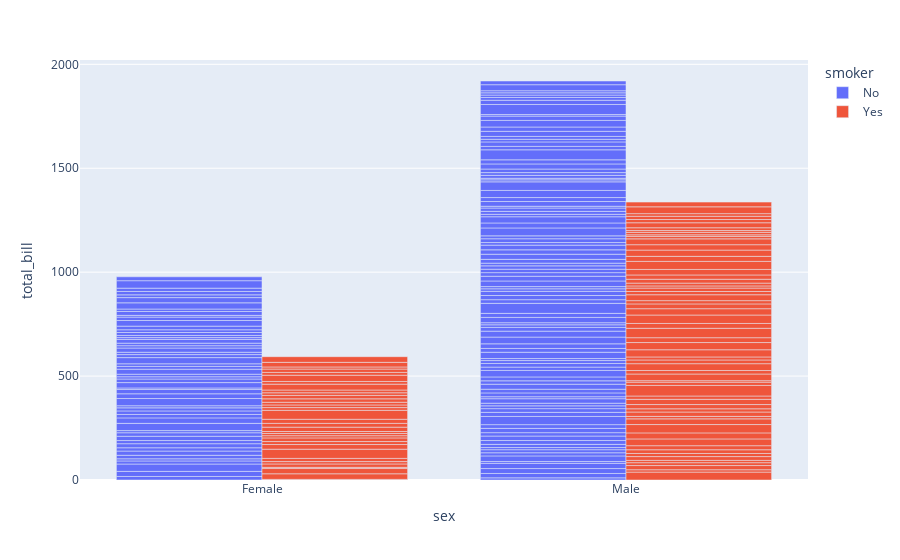

Source (notebook cell):
### Code cell
fig = px.bar(df, x="sex", y="total_bill", color="smoker", barmode="group")
fig.show()
#https://plotly.com/python/plotly-express/

### Figure 1 — Plotly figure (JSON) as saved in the notebook; plotly's stock layout.template omitted (floating-point values rounded to 4 significant figures; data arrays with more than 128 entries replaced by an {"elided": "..."} marker saying what was removed)
{"data": [{"alignmentgroup": "True", "hovertemplate": "smoker=No<br>sex=%{x}<br>total_bill=%{y}<extra></extra>", "legendgroup": "No", "marker": {"color": "#636efa", "pattern": {"shape": ""}}, "name": "No", "offsetgroup": "No", "orientation": "v", "showlegend": true, "textposition": "auto", "type": "bar", "x": {"elided": "151 str values"}, "xaxis": "x", "y": {"elided": "151 float values"}, "yaxis": "y"}, {"alignmentgroup": "True", "hovertemplate": "smoker=Yes<br>sex=%{x}<br>total_bill=%{y}<extra></extra>", "legendgroup": "Yes", "marker": {"color": "#EF553B", "pattern": {"shape": ""}}, "name": "Yes", "offsetgroup": "Yes", "orientation": "v", "showlegend": true, "textposition": "auto", "type": "bar", "x": ["Male", "Male", "Male", "Male", "Male", "Male", "Female", "Male", "Female", "Female", "Male", "Male", "Male", "Male", "Female", "Female", "Male", "Male", "Male", "Male", "Female", "Female", "Female", "Female", "Male", "Male", "Male", "Female", "Male", "Female", "Female", "Female", "Male", "Male", "Male", "Male", "Male", "Male", "Male", "Male", "Female", "Male", "Male", "Male", "Male", "Male", "Male", "Female", "Male", "Female", "Male", "Male", "Female", "Male", "Male", "Male", "Male", "Female", "Female", "Male", "Male", "Female", "Female", "Female", "Male", "Female", "Male", "Male", "Male", "Female", "Male", "Male", "Female", "Female", "Female", "Male", "Male", "Male", "Female", "Male", "Female", "Male", "Male", "Female", "Female", "Female", "Male", "Male", "Male", "Male", "Male", "Female", "Male"], "xaxis": "x", "y": [38.01, 11.24, 20.29, 13.81, 11.02, 18.29, 3.07, 15.01, 26.86, 25.28, 17.92, 19.44, 32.68, 28.97, 5.75, 16.32, 40.17, 27.28, 12.03, 21.01, 11.35, 15.38, 44.3, 22.42, 15.36, 20.49, 25.21, 14.31, 16, 17.51, 10.59, 10.63, 50.81, 15.81, 7.25, 31.85, 16.82, 32.9, 17.89, 14.48, 9.6, 34.63, 34.65, 23.33, 45.35, 23.17, 40.55, 20.9, 30.46, 18.15, 23.1, 15.69, 19.81, 28.44, 15.48, 16.58, 10.34, 43.11, 13, 13.51, 18.71, 12.74, 13, 16.4, 20.53, 16.47, 26.59, 38.73, 24.27, 12.76, 30.06, 25.89, 13.27, 28.17, 12.9, 28.15, 11.59, 7.74, 30.14, 12.16, 13.42, 8.58, 13.42, 16.27, 10.09, 22.12, 24.01, 15.69, 15.53, 12.6, 32.83, 27.18, 22.67], "yaxis": "y"}], "layout": {"barmode": "group", "legend": {"title": {"text": "smoker"}, "tracegroupgap": 0}, "margin": {"t": 60}, "xaxis": {"anchor": "y", "domain": [0, 1], "title": {"text": "sex"}}, "yaxis": {"anchor": "x", "domain": [0, 1], "title": {"text": "total_bill"}}}}
